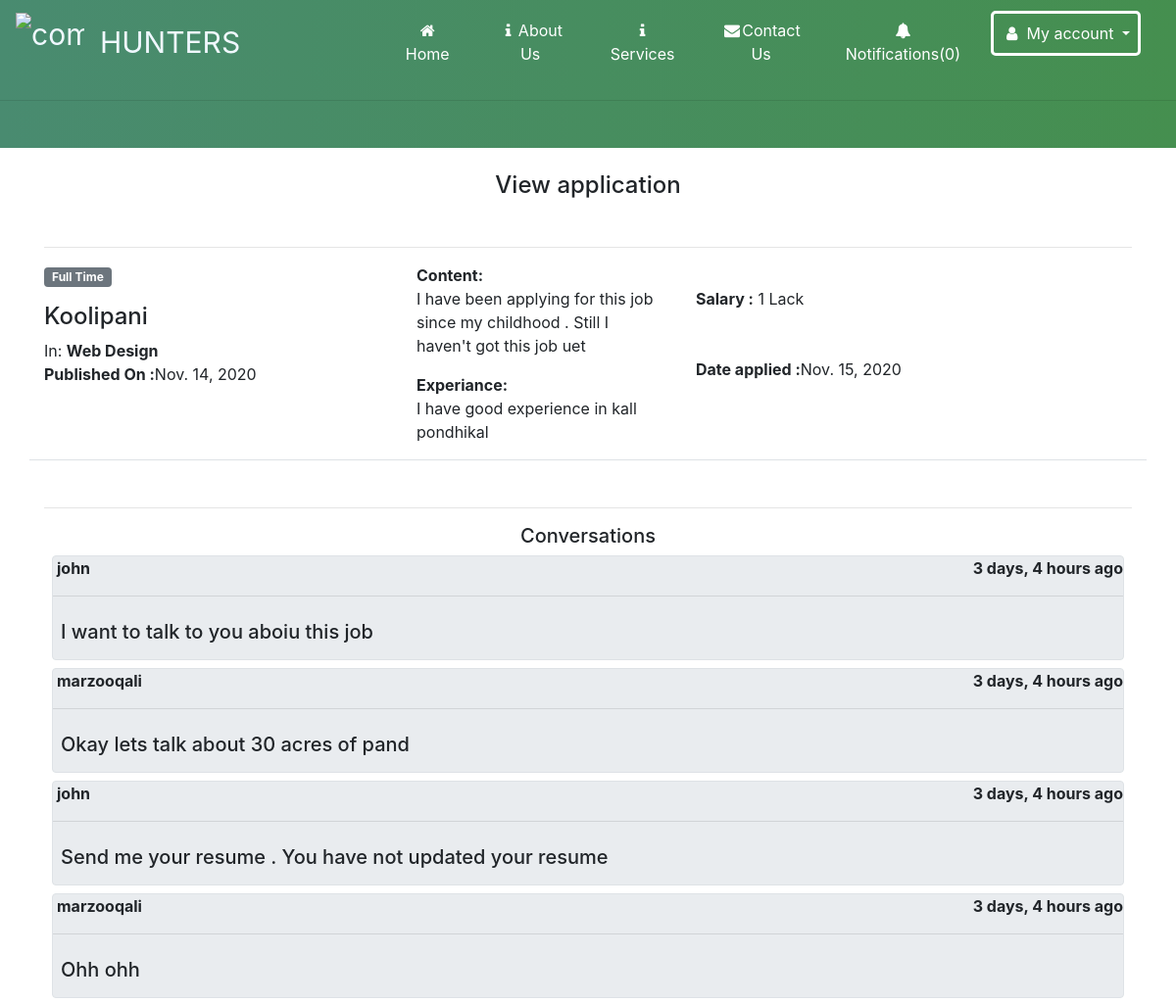
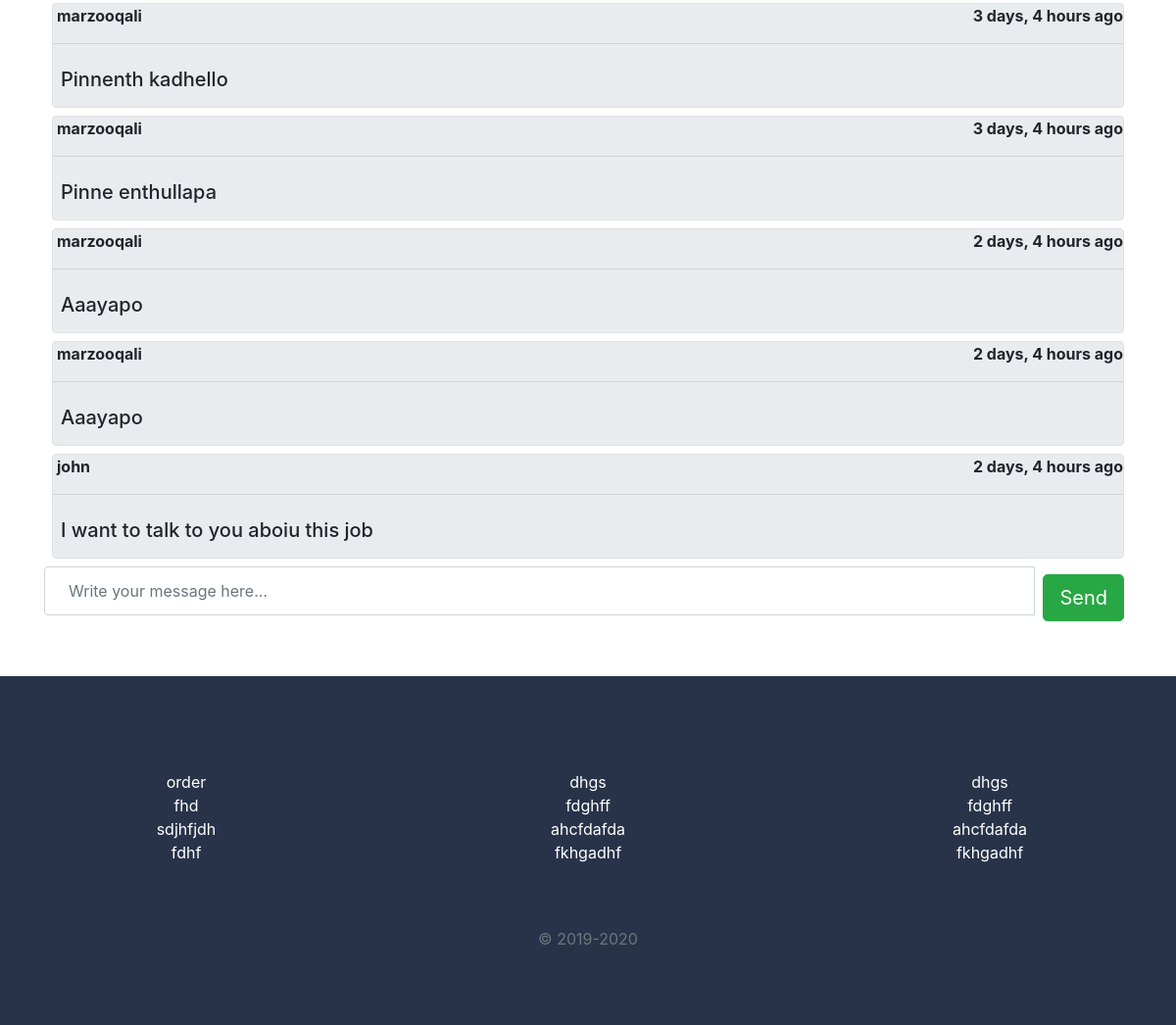
/application/15 (signed in), run on an earlier commit of the app's database (2 pictures, top to bottom).
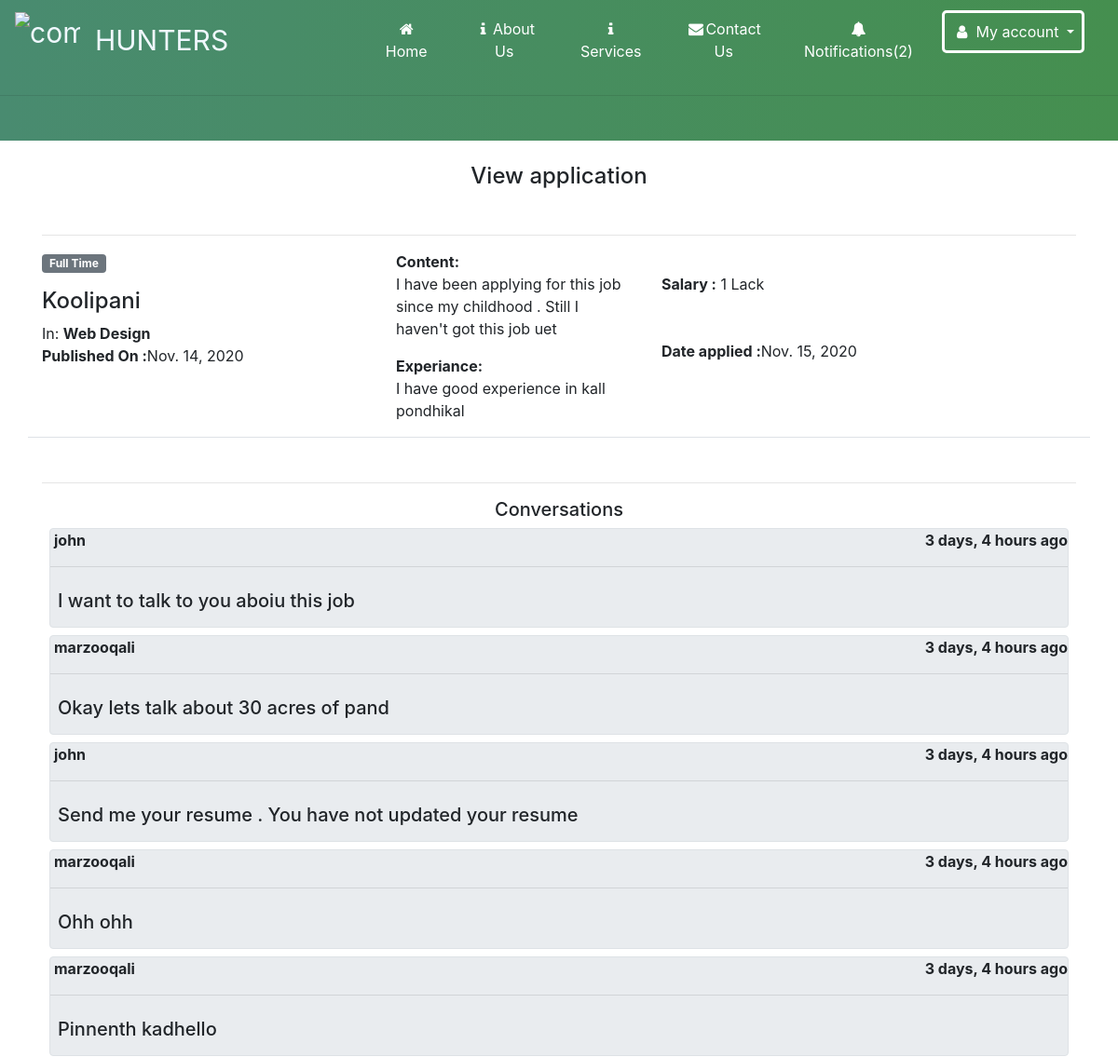
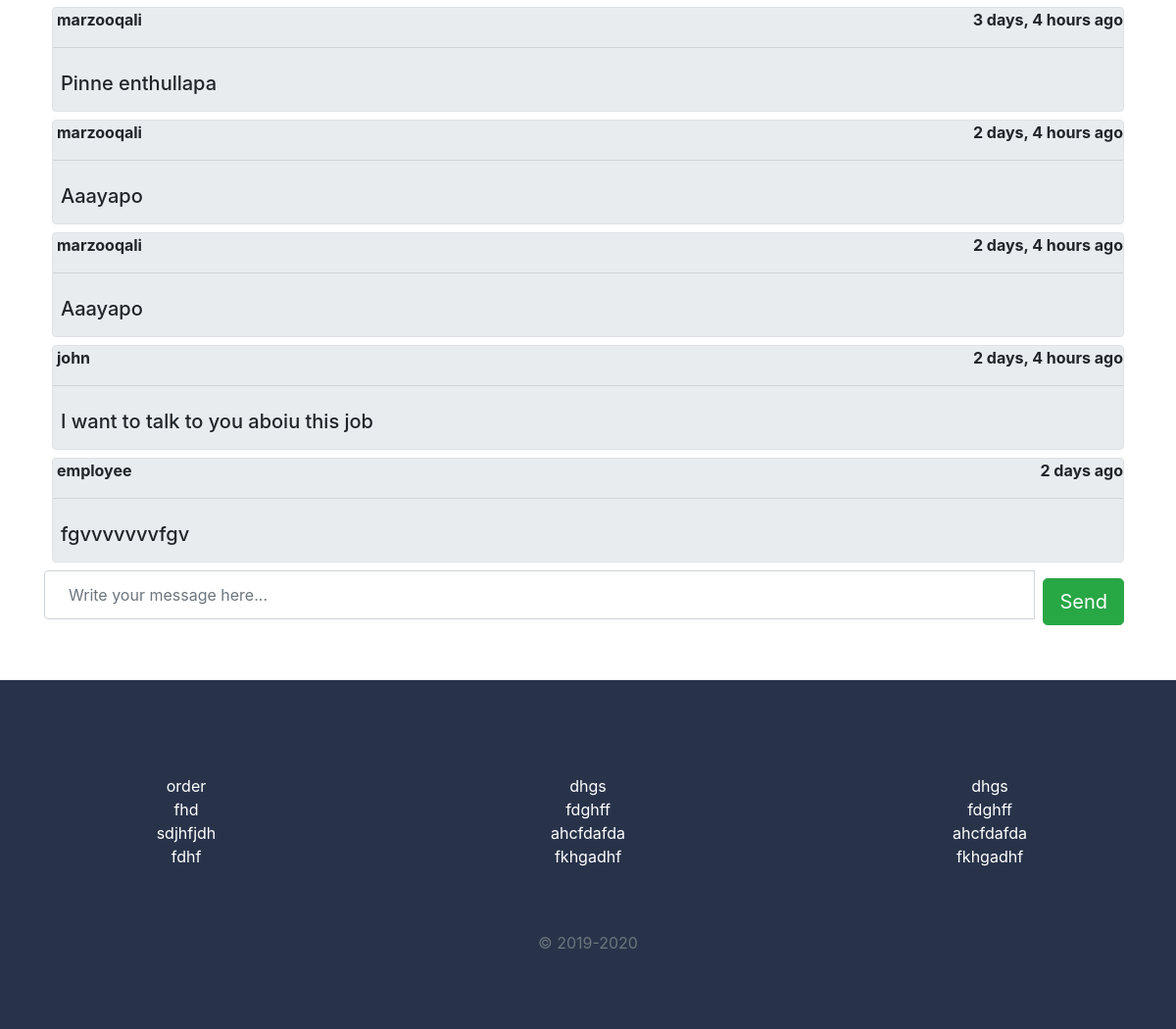
And on a later commit of the database (2 pictures, top to bottom).
### home/models.py (models this page shows)
class ConversationMessage(models.Model):
    application = models.ForeignKey(Application,related_name='conversationmessages',on_delete=models.CASCADE)
    content=models.TextField()
    created_by = models.ForeignKey(User,related_name='conversationmessages', on_delete=models.CASCADE)
    created_at = models.DateTimeField(auto_now_add=True)
    class Meta:
        ordering=['created_at']

### home/views.py (the view, shortened to what this page needs)
# urls.py: path('application/<int:app_id>',views.view_application,name='view_application'),
@login_required
def view_application(request,app_id):
    if request.user.userprofile.is_employer:
        application = get_object_or_404(Application, pk= app_id, job__created_by= request.user)
    else:
        application = get_object_or_404(Application, pk= app_id, created_by= request.user)
    return render(request,'viewapplication.html',{'application':application})

### home/context_processors.py (called while the page is built)
def notification(request):
    if request.user.is_authenticated:
        return {'notifications':request.user.notifications.filter(is_read=False)}
    else:
        return {'notifications':[]}

### templates/viewapplication.html (shortened to what this page needs)
{% include 'navbar.html' %}
 <section class="site-section mt-0 ">
    <div class="container pb-5 ">
    <h4 class="text-center m-5 pt-4 " >View application</h4> <hr>
      <div class="mb-5">
        <div class="row align-items-start job-item border-bottom pb-0 mb-3 pt-0" >
          <div class="col-md-4 text-left">
            <span class="badge badge-secondary px-2 py-1 mb-3">
              {{application.job.employment_status}}
            </span>
            <h4>{{application.job.title}}</a></h4>
            In: <strong>{{application.job.category}}</strong><br>
             <strong> Published On :</strong>{{application.job.published_on|date}}
          </div>
          <div class="col-md-3 text-left">
            <strong>Content:</strong><p>{{application.content}}</p>
           <strong> Experiance:</strong><p>{{application.experiance}}</p>
          </div>
          <div class="col-md-3 pt-4 " > <strong class="text-black">Salary :</strong>
            {{application.job.Salary}}
        <strong>    <p class="pt-5"> Date applied :</strong>{{application.created_at|date}} </p>
          </div>
        </div>
      </div>
     <hr>  <h5 class="text-center  ">Conversations</h5>
        {% for message in application.conversationmessages.all %}
         <div class="chat_ib border rounded  m-2 p-0 jumbotron  ">
                 <p class="font-weight-bold pl-1  pt-0 pb-0">{{message.created_by.username}} <span class="chat_date float-right pl-5">{{message.created_at|timesince}} ago </span></p>
             <hr>     <h5 class=" p-2" >{{message.content}}</h5>
                </div>
          {% empty %}
            <p class="text-center">Currently you don't have any messages </p>
        {% endfor %}
     <form method='POST'>{% csrf_token %}
    <div class="panel-footer">
                    <div class="input-group">
                        <input  type="textarea" name="content" id ="id_content "class=" p-4  mb-2 form-control input-lg chat_input " placeholder="Write your message here..." />
                        <span class="input-group-btn">
                        <button class="btn btn-success  m-2 btn-lg"  type="submit">Send</button>
                        </span>
                    </div>
                </div>
    </form>
  </section>
{% include 'footer.html' %}

What changed in the data, as far as the page shows it:
added ConversationMessage: created_by.username "employee", created_at "2 days", content "fgvvvvvvvfgv"
Also different on the page:
{{ notifications.count }}: "0" → "2"
